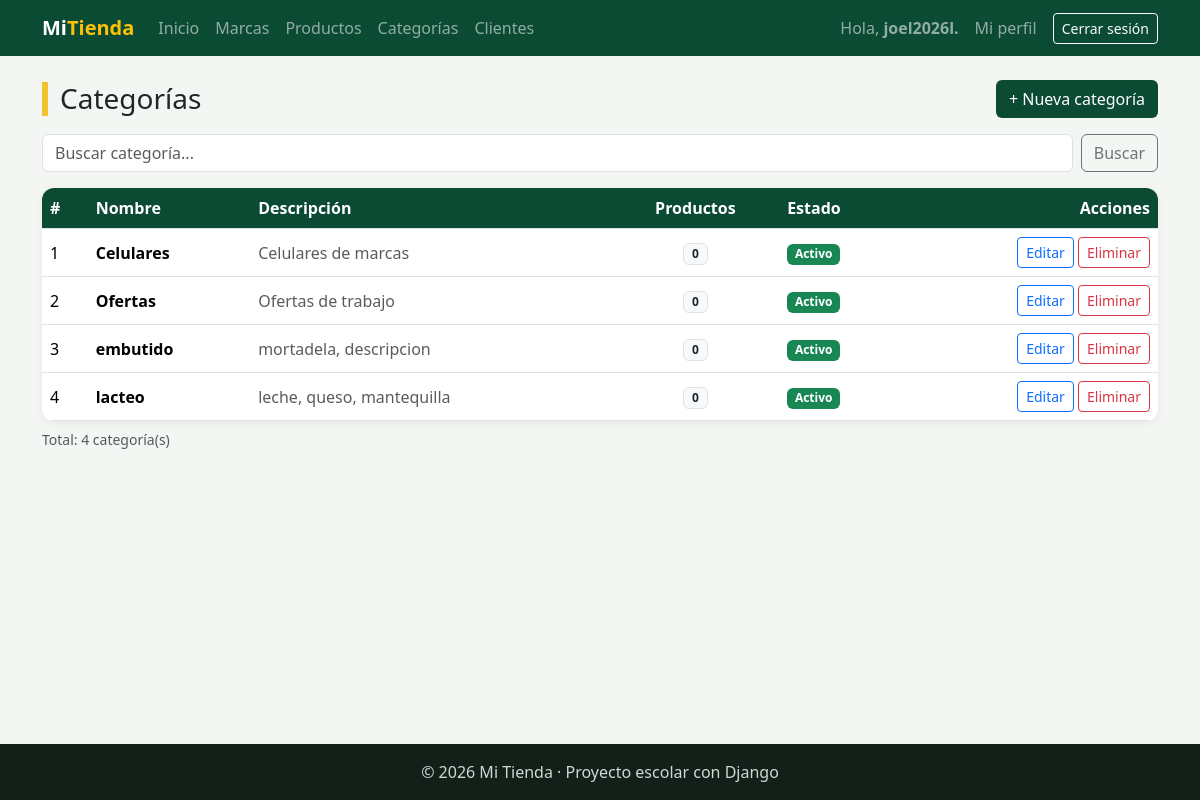
Before: /facturacion/categorias/ (signed in) with the older database file.
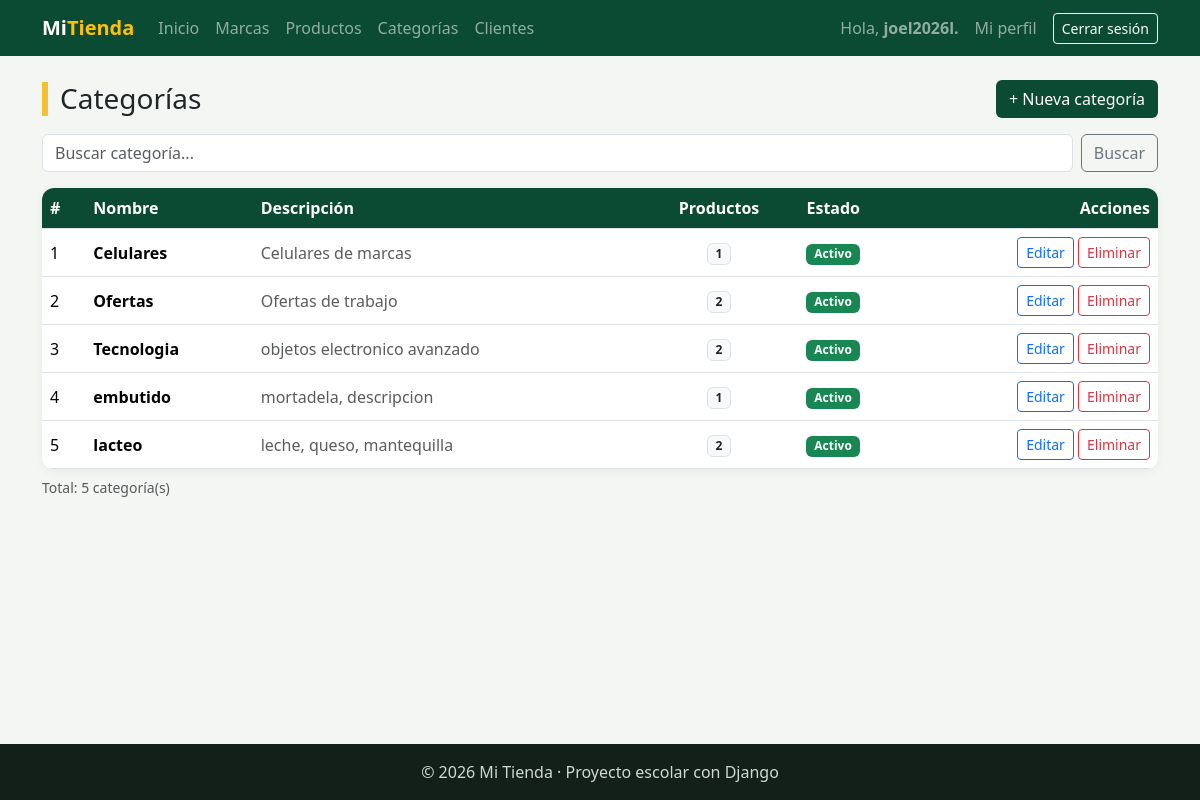
After: the same page with the newer database file.
### facturacion/models.py (models this page shows, shortened)
class Categoria(models.Model):                   # Hereda de models.Model → Django la convierte en tabla
    nombre = models.CharField(                   # CharField = texto corto → columna VARCHAR
        max_length=60,                           #   máximo 60 letras (OBLIGATORIO en CharField)
        unique=True,                             #   no puede haber dos categorías con el mismo nombre
    )
    descripcion = models.TextField(blank=True)   # TextField = texto largo. blank=True: el formulario lo deja vacío
    activo = models.BooleanField(default=True)   # Verdadero/Falso. default: valor si no se indica otro
    class Meta:                                  # Meta = configuración de la TABLA (no son columnas)
        verbose_name = "Categoría"               #   nombre en singular (se ve en el admin y en errores)
        verbose_name_plural = "Categorías"       #   nombre en plural
        ordering = ["nombre"]                    #   orden por defecto de las consultas: A → Z

### facturacion/views.py (the view)
# urls.py: path("categorias/", views.categoria_lista, name="categoria_lista"),
@login_required
def categoria_lista(request):                              # READ: solo atiende GET
    q = request.GET.get("q", "")                           # 1. Texto del buscador: /categorias/?q=lap (si no hay, "")
    categorias = Categoria.objects.prefetch_related("productos")   # 2. Todas + sus productos en UNA consulta extra
    if q:                                                  # 3. Si buscó algo...
        categorias = categorias.filter(nombre__icontains=q)   # ...solo las que contienen ese texto en el nombre
    contexto = {"titulo": "Categorías", "categorias": categorias, "q": q}
    return render(request, "facturacion/categoria_lista.html", contexto)

### facturacion/templates/facturacion/categoria_lista.html (shortened to what this page needs)
{% extends "base.html" %}
{% block contenido %}
<div class="d-flex justify-content-between align-items-center flex-wrap gap-2 mb-3">
    <h1 class="h3 titulo-pagina m-0">{{ titulo }}</h1>
    <a href="{% url 'facturacion:categoria_crear' %}" class="btn btn-verde">+ Nueva categoría</a>
</div>
<form method="get" class="d-flex gap-2 mb-3">
    <input type="text" name="q" value="{{ q }}" class="form-control" placeholder="Buscar categoría...">
    <button type="submit" class="btn btn-outline-secondary">Buscar</button>
</form>
<div class="tarjeta p-0 table-responsive">
    <table class="table table-hover align-middle m-0">
        <thead>
            <tr><th>#</th><th>Nombre</th><th>Descripción</th><th class="text-center">Productos</th><th>Estado</th><th class="text-end">Acciones</th></tr>
        </thead>
        <tbody>
            {% for categoria in categorias %}
            <tr>
                <td>{{ forloop.counter }}</td>
                <td class="fw-semibold">{{ categoria.nombre }}</td>
                <td class="text-muted">{{ categoria.descripcion|default:"—"|truncatechars:60 }}</td>
                <td class="text-center"><span class="badge bg-light text-dark border">{{ categoria.productos.count }}</span></td>
                <td>
                    {% if categoria.activo %}
                        <span class="badge bg-success">Activo</span>
                    {% else %}
                        <span class="badge bg-secondary">Inactivo</span>
                    {% endif %}
                </td>
                <td class="text-end text-nowrap">
                    <a href="{% url 'facturacion:categoria_editar' categoria.pk %}" class="btn btn-sm btn-outline-primary">Editar</a>
                    <a href="{% url 'facturacion:categoria_eliminar' categoria.pk %}" class="btn btn-sm btn-outline-danger">Eliminar</a>
                </td>
            </tr>
            {% empty %}
            <tr><td colspan="6" class="text-center text-muted py-4">No hay categorías registradas.</td></tr>
            {% endfor %}
        </tbody>
    </table>
</div>
<p class="text-muted small mt-2">Total: {{ categorias|length }} categoría(s)</p>
{% endblock %}

Changed rows visible on the page:
computed for Categoria "Celulares": productos.count "0" → "1"
computed for Categoria "Ofertas": productos.count "0" → "2"
added Categoria: nombre "Tecnologia", descripcion "objetos electronico avanzado", productos.count "2", activo "Activo"
computed for Categoria "embutido": productos.count "0" → "1"
computed for Categoria "lacteo": productos.count "0" → "2"
Other visible differences:
{{ categorias|length }}: "4" → "5"
